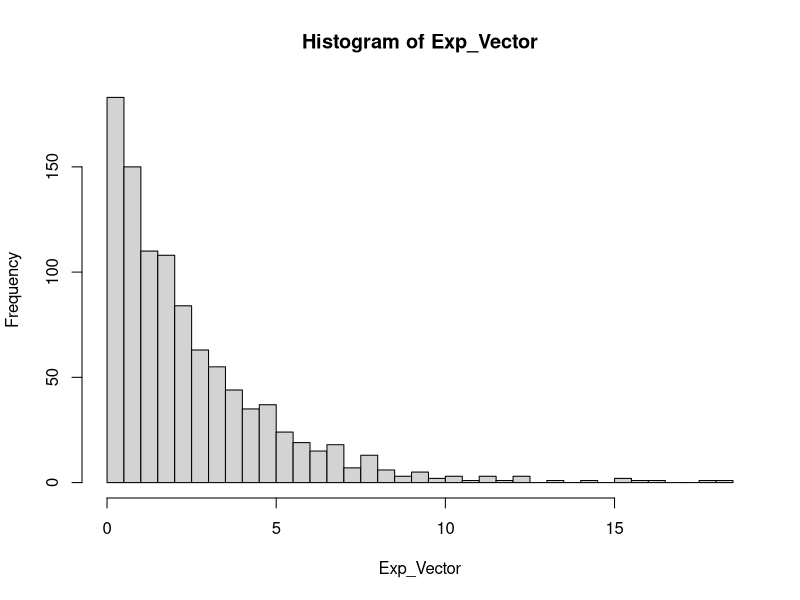
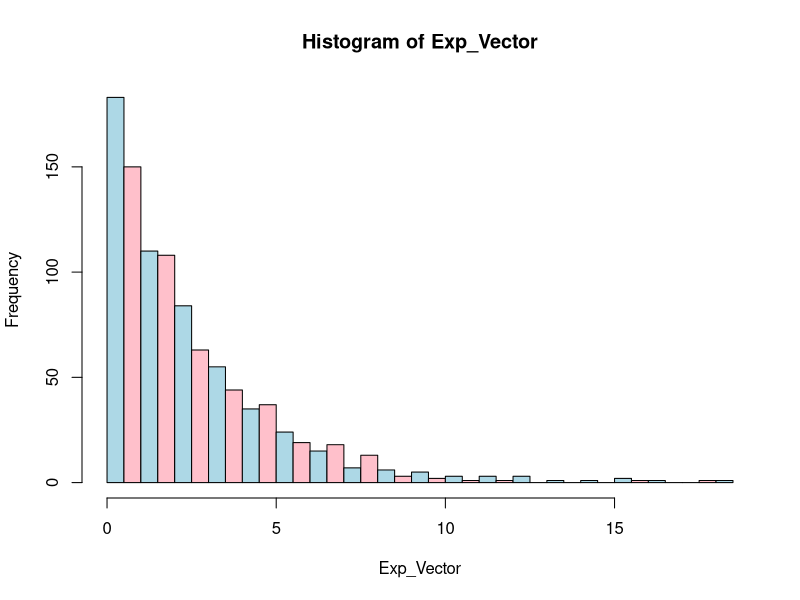
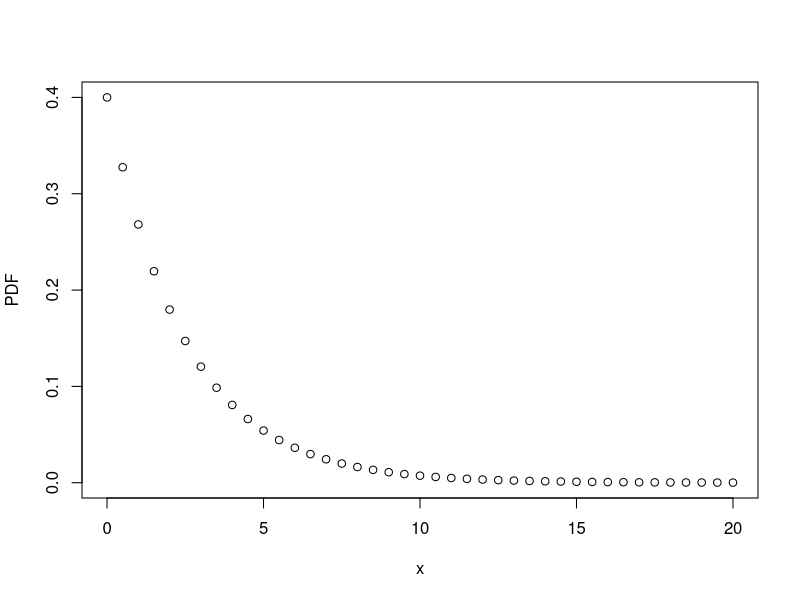
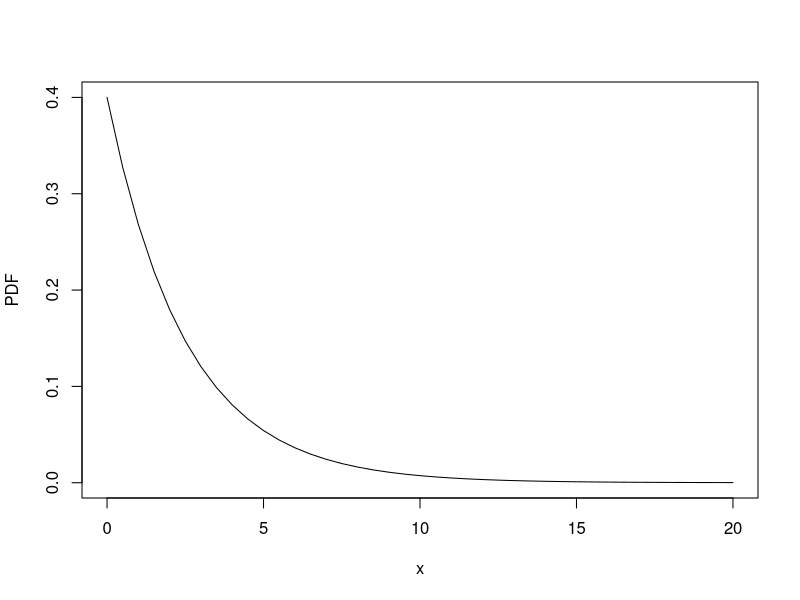
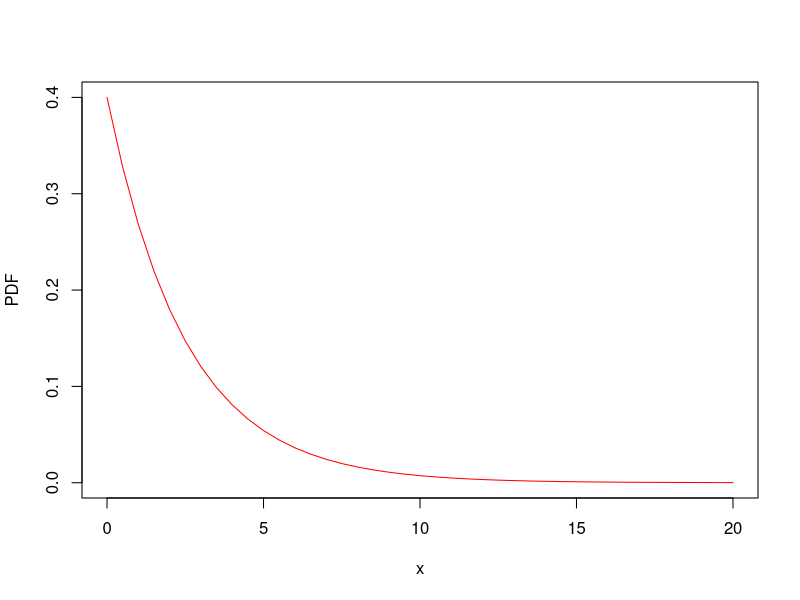
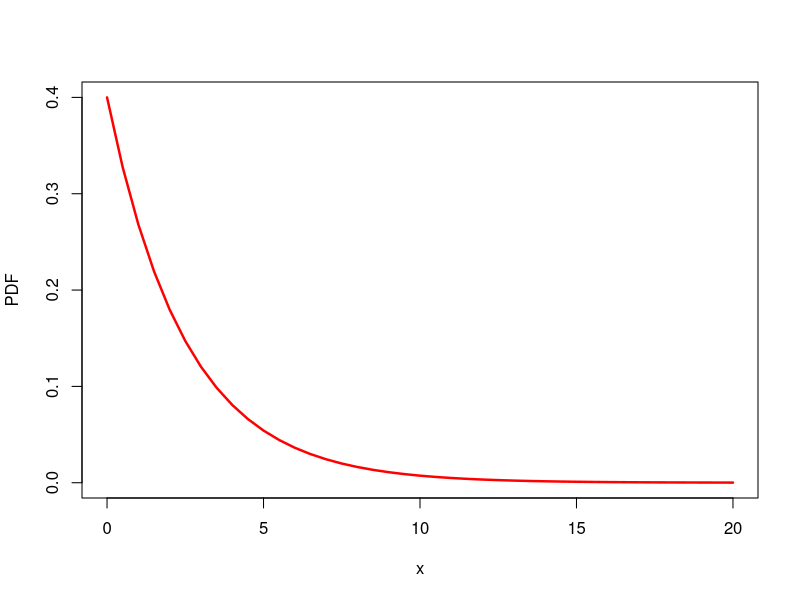
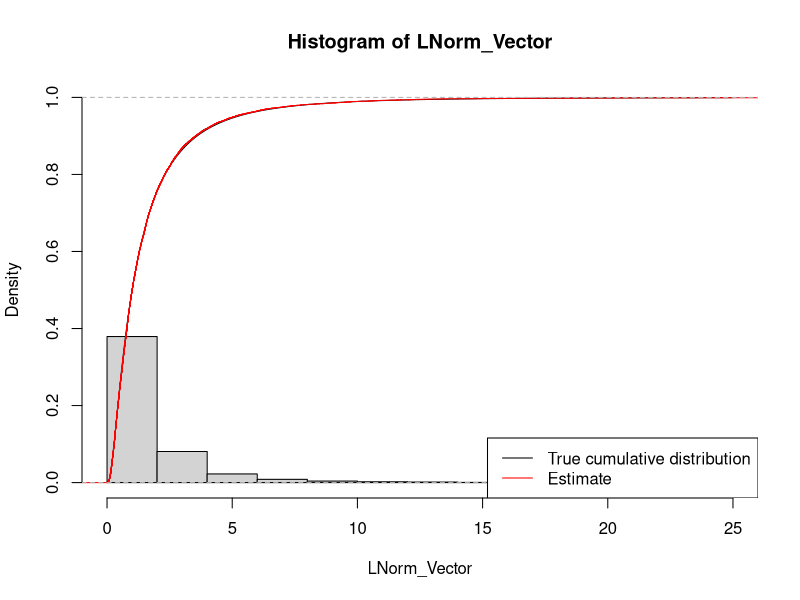
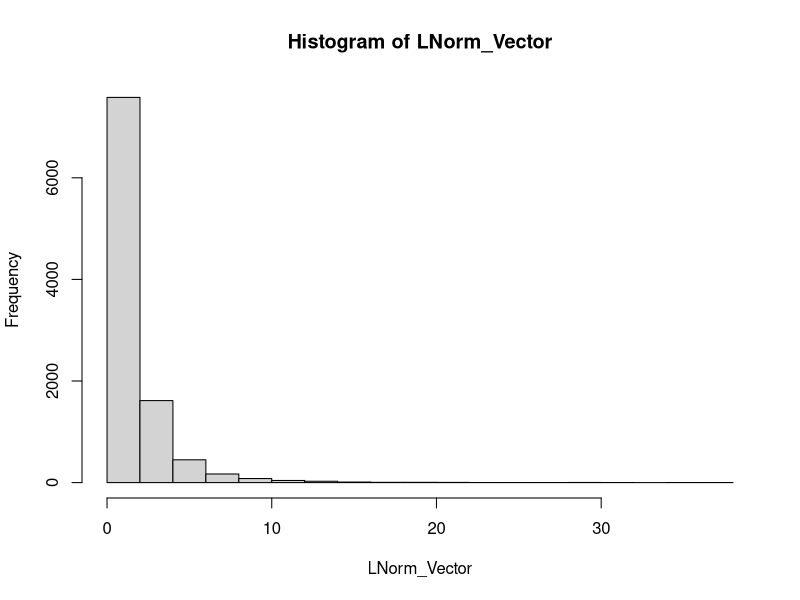

Generate these figures, in order, with R:
## ---- chunk 1
knitr::opts_chunk$set(echo = TRUE)
## ---- chunk 2
library(magrittr)


options(digits=4)
## ---- chunk 3
rexp(5,rate = 0.4)
## ---- chunk 4
options(digits=4)

rexp(5,rate = 0.4)
## ---- chunk 5
rexp(5,0.4)
## ---- chunk 6
rexp(5,0.4)
## ---- chunk 7
set.seed(1234)
rexp(5,0.4)
## ---- chunk 8
set.seed(1234)
rexp(5,0.4)
## ---- chunk 9
set.seed(1234)
rexp(5,0.4)

## ---- chunk 10
set.seed(1234)
Exp_Vector <- rexp(1000,0.4)
## ---- chunk 11
mean(Exp_Vector)
## ---- chunk 12
var(Exp_Vector)
## ---- chunk 13
summary(Exp_Vector)
## ---- chunk 14
hist(Exp_Vector,breaks=50)

## ---- chunk 15
hist(Exp_Vector, breaks=50,col=c("lightblue","pink"))

## ---- chunk 16
x <- seq(0,20,by=0.5)
x
## ---- chunk 17
PDF <- dexp(x, 0.4)

head(PDF)

## ---- chunk 18
plot(x, PDF)
## ---- chunk 19
plot(x, PDF, type="l")
## ---- chunk 20
plot(x, PDF, type="l", col="red")
## ---- chunk 21
plot(x, PDF, type="l", col="red", lwd=2.4)
## ---- chunk 22
set.seed(1234)
LNorm_Vector <- rlnorm(10000, meanlog = 0, sdlog = 1)
## ---- chunk 23
mean(LNorm_Vector) 

var(LNorm_Vector) 
## ---- chunk 24
hist(LNorm_Vector, breaks=25, freq = FALSE, xlim = c(0,25), ylim = c(0,1))

grid = seq(0,25,0.1)
lines(grid, plnorm(grid,0,1),type="l",xlab="x",ylab="f(x)", col="black")
lines(ecdf(LNorm_Vector),col="red")
legend("bottomright",c("True cumulative distribution","Estimate"),lty=1,col=c("black", "red"))
## ---- chunk 25
hist(LNorm_Vector)
## ---- chunk 26
hist(LNorm_Vector, freq = FALSE, xlim = c(0,25), ylim = c(0,0.7))
## ---- chunk 27

hist(LNorm_Vector, freq = FALSE, xlim = c(0,25), ylim = c(0,0.7))

lines(grid, dlnorm(grid,0,1),type="l",xlab="x",ylab="f(x)", col="black")

lines(density(LNorm_Vector), col="red")

legend("topright",c("True Density", "Estimate"),lty=1,col=c("black", "red"))

## ---- chunk 28
rpareto <- function(n,alpha,lambda) {
rp <- lambda*( (1-runif(n))^(-1/alpha) -1 )
rp
}
## ---- chunk 29

LNorm_Vector = rpareto(1000, 3, 1)
mean(LNorm_Vector)
var(LNorm_Vector)
## ---- chunk 30
rpareto <- function(alpha, lambda) {
rp <- lambda*( (1-runif(1))^(-1/alpha) -1 )
rp
}

LNorm_Vector = replicate( 1000, rpareto(3,1))
mean(LNorm_Vector)
var(LNorm_Vector)
